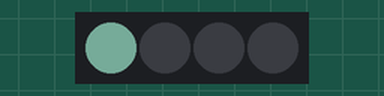
This sketch was run on a simulated ESP32. Shown: 4 RGB LEDs in strip order, left to right. Dim RGB values are drawn brighter than linear; random numbers use the default seed unless the sketch sets one.

Above: at 0.1 s.
At 4.5 s:
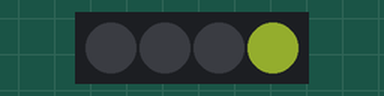
At 8.9 s:
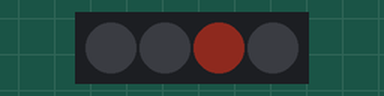
At 19.91 s:
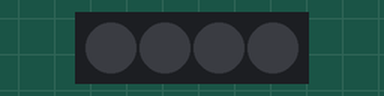
At 29.72 s:
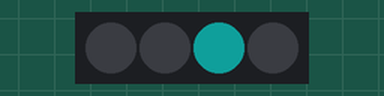
At 39.73 s:
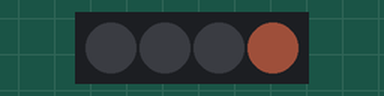
Timing chart, 0 to 40.0 s (numbered marks = the images above):
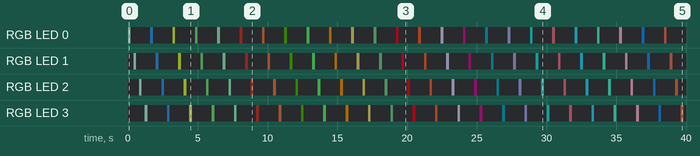

The sketch:

SequentualBlonkingRGB.ino
```cpp
#include <Adafruit_NeoPixel.h>
#ifdef __AVR__
#include <avr/power.h> // Required for 16 MHz Adafruit Trinket
#endif
#define LED_PIN 26 // Which pin on the Arduino is connected to the NeoPixels?
#define LED_COUNT 4 // How many NeoPixels are attached to the Arduino?
Adafruit_NeoPixel strip(LED_COUNT, LED_PIN, NEO_GRB + NEO_KHZ800); // Declare our NeoPixel strip object:
void setup() {
  #ifdef __AVR__
    if (F_CPU == 16000000) clock_prescale_set(clock_div_1);
  #endif

  strip.begin();
  strip.show();
  strip.setBrightness(50);
}

void loop() {
    byte r = random(0, 256);
    byte g = random(0, 256);
    byte b = random(0, 256);
    for (int i = 0; i < LED_COUNT; i++) {

      strip.setPixelColor(i, strip.Color(r, g, b));
      strip.show();
      delay(200);
      strip.setPixelColor(i, strip.Color(0, 0, 0));
      strip.show();
      delay(200);
    }
}
```

Measured:
- by itself, RGB LED 3: off → RGB(33, 48, 43) at 1.2 s, → off 0.20 s later, → RGB(8, 25, 39) 1.4 s later, → off 0.20 s later, … (50 changes in this stretch)
- by itself, RGB LED 0: off → RGB(33, 48, 43) at 0.00 s, → off 0.20 s later, → RGB(8, 25, 39) 1.4 s later, → off 0.20 s later, … (50 changes in this stretch)
